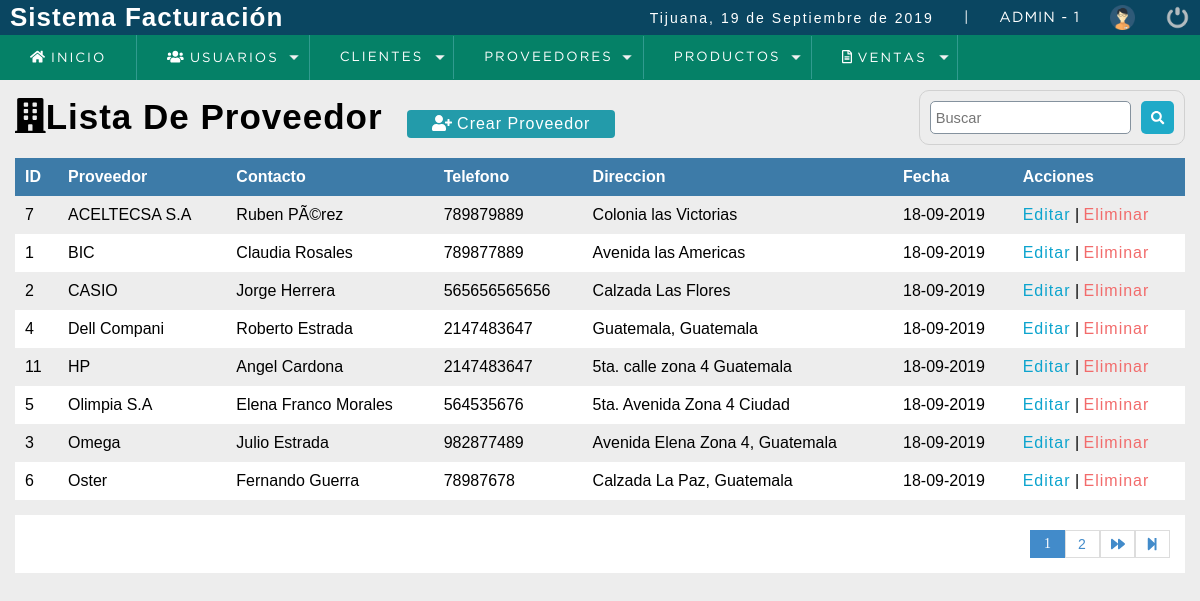
/sistema/lista_proveedor.php (signed in), run on the app's committed database.
### tables this page shows
CREATE TABLE `proveedor` (
  `codproveedor` int(11) NOT NULL,
  `proveedor` varchar(100) DEFAULT NULL,
  `contacto` varchar(100) DEFAULT NULL,
  `telefono` bigint(11) DEFAULT NULL,
  `direccion` text,
  `usuario_id` int(11) NOT NULL,
  `date_add` datetime NOT NULL  DEFAULT CURRENT_TIMESTAMP,  
  `estatus` tinyint DEFAULT 1
);

### sistema/lista_proveedor.php (the view, shortened to what this page needs)
<?php
  include "../conexion.php"
?>
<!DOCTYPE html>
<html lang="en">
<head>
	<?php include "includes/script.php"; ?>
</head>
<body>
	<?php include "includes/header.php"; ?>
	<section id="container">
    <h1><i class="fas fa-building"></i>Lista De Proveedor</h1>
    <a href = "registro_proveedor.php" class = "btn_new"><i class="fas fa-user-plus"></i> Crear Proveedor</a>
    <form action="buscar_proveedor.php" method="get" class = "form_search">
      <input type="text" name = "busqueda" id="busqueda" placeholder ="Buscar">
      <button type="submit" class="btn_search"><i class="fas fa-search"></i></button>
    </form>
    <table>
      <tr>
        <th>ID</th>
        <th>Proveedor</th>
        <th>Contacto</th>
        <th>Telefono</th>
        <th>Direccion</th>
        <th>Fecha</th>
        <th>Acciones</th>
      </tr>
      <?php
        $sql_registe = mysqli_query($conexion,"SELECT COUNT(*) AS total_registro FROM proveedor WHERE  estatus = 1");
        $result_register = mysqli_fetch_array($sql_registe);
        $total_registro = $result_register['total_registro'];
        $por_pagina = 8;
        if(empty($_GET['pagina']))
        {
          $pagina = 1;
        }
        else
        {
          $pagina = $_GET['pagina'];
        }
        $desde = ($pagina-1)*$por_pagina;
        $total_paginas = ceil($total_registro/$por_pagina);
        $query = mysqli_query($conexion,"SELECT * FROM proveedor WHERE estatus = 1  ORDER BY proveedor ASC LIMIT $desde,$por_pagina");
        $result = mysqli_num_rows($query);
        if ($result > 0)
        {
          while ($data= mysqli_fetch_array($query))
          {
            $formato = 'Y-m-d H:i:s';
            $fecha = DateTime::createFromFormat($formato,$data['date_add']);
      ?>
          <tr>
            <td><?php echo $data['codproveedor']; ?></td>
            <td><?php echo $data['proveedor']; ?></td>
            <td><?php echo $data['contacto']; ?></td>
            <td><?php echo $data['telefono']; ?></td>
            <td><?php echo $data['direccion']; ?></td>
            <td><?php echo $fecha->format('d-m-Y'); ?></td>
            <td>
              <a class ="link_edit" href = "editar_proveedor.php?id=<?php echo $data['codproveedor']; ?>">Editar</a>
              |
              <a class = "link_delete"  href = "eliminar_confirmar_proveedor.php?id=<?php echo $data['codproveedor']; ?>">Eliminar</a>
            </td>
          </tr>
      <?php
          }
        }
      ?>
    </table>
    <div class = "paginador">
        <ul>
        <?php
            for ($i=1;$i<=$total_paginas;$i++)
            {
              if ($i == $pagina)
              {
                echo '<li class="pageSelected">'.$i.'</li>';
              }
              else
              {
                echo '<li><a href="?pagina='.$i.'">'.$i.'</a></li>';
              }
            }
            if ($pagina != $total_paginas)
            {
        ?>
          <li><a href= "?pagina=<?php echo $pagina+1; ?>"><i class="fas fa-forward"></i></a></li>
          <li><a href= "?pagina=<?php echo $total_paginas; ?>"><i class="fas fa-step-forward"></i></a></li>
        <?php
            }
        ?>
        </ul>
    </div>
	</section>
</body>
</html>

### sistema/css/style.css (style rules this page uses)
* { margin: 0; padding: 0; box-sizing: border-box; }
body { background: #ededed; }
h1, h2, h3, h4, h5, h6 { font-family: 'arial'; font-weight: bold; letter-spacing: 1px; }
h1 { font-size: 26px; }
a { text-decoration: none; font-family: arial; letter-spacing: 1px; }
#container { padding: 90px 15px 15px; }
form { background:#FFF; margin:auto; padding:20px 50px; border: 1px solid #d1d1d1; }
input,select { display:block; width: 100%; font-size:11pt; padding:5px; border:1px solid #85929e; border-radius:5px; }
#container h1 { font-size:35px; display:inline-block; }
.btn_new { display:inline-block; background:#239baa; color:#FFF; padding:5px 25px; border-radius:4px; margin:20px; }
table { border-collapse:collapse; font-size:12pt; font-family:'arial'; width:100%; }
table th { text-align:left; padding:10px; background:#3d7ba8; color:#FFF; }
table tr:nth-child(odd) { background:#FFF; }
table td { padding:10px; }
.link_edit { color:#0ca4ce; }
.link_delete { color:#f26b6b; }
.paginador ul { padding:15px; list-style:none; background:#FFF; margin-top:15px; display:-webkit-flex; display:-moz-flex; display:-ms-flex; display:-o-flex; display:flex; justify-content:flex-end; }
.paginador a, .pageSelected { color:#428bca; border:1px solid #ddd; padding:5px; display:inline-block; font-size:14px; text-align:center; width:35px; }
.pageSelected { color:#FFF; background:#428bca; border:1px solid #428bca; }
.form_search { display:-webkit-flex; display:-moz-flex; display:-ms-flex; display:-o-flex; display:flex; float:right; background:initial; padding:10px; border-radius:10px; }
.form_search .btn_search { background:#1faac8; color:#FFF; padding:10px; border:0; cursor:pointer; margin-left:10px; display:-webkit-flex; display:-moz-flex; display:-ms-flex; display:-o-flex; display:flex; border-radius:5px; }

### data on the page
proveedor: codproveedor "7", proveedor "ACELTECSA S.A", contacto "Ruben PÃ©rez", telefono "789879889", direccion "Colonia las Victorias", date_add "18-09-2019"
proveedor: codproveedor "1", proveedor "BIC", contacto "Claudia Rosales", telefono "789877889", direccion "Avenida las Americas", date_add "18-09-2019"
proveedor: codproveedor "2", proveedor "CASIO", contacto "Jorge Herrera", telefono "565656565656", direccion "Calzada Las Flores", date_add "18-09-2019"
proveedor: codproveedor "4", proveedor "Dell Compani", contacto "Roberto Estrada", telefono "2147483647", direccion "Guatemala, Guatemala", date_add "18-09-2019"
proveedor: codproveedor "11", proveedor "HP", contacto "Angel Cardona", telefono "2147483647", direccion "5ta. calle zona 4 Guatemala", date_add "18-09-2019"
proveedor: codproveedor "5", proveedor "Olimpia S.A", contacto "Elena Franco Morales", telefono "564535676", direccion "5ta. Avenida Zona 4 Ciudad", date_add "18-09-2019"
proveedor: codproveedor "3", proveedor "Omega", contacto "Julio Estrada", telefono "982877489", direccion "Avenida Elena Zona 4, Guatemala", date_add "18-09-2019"
proveedor: codproveedor "6", proveedor "Oster", contacto "Fernando Guerra", telefono "78987678", direccion "Calzada La Paz, Guatemala", date_add "18-09-2019"

### other printed values
fechaC() "19 de Septiembre de 2019"
$_SESSION['usuario'] "ADMIN"
$_SESSION['rol'] "1"
